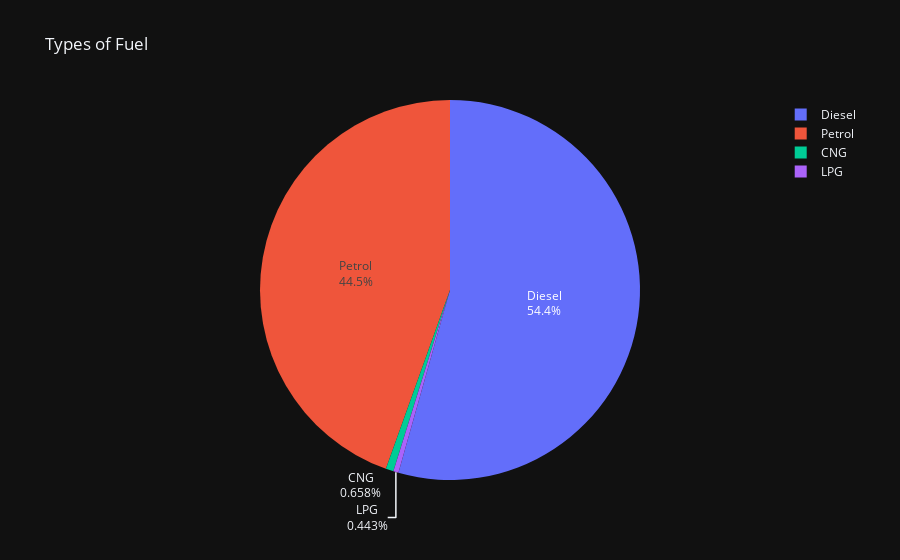

Notebook source saved alongside this figure:
### Markdown cell above
## Does the type of fuel affect on the Selling Price?

### Code cell
type_of_fuel = df['fuel'].value_counts()
px.pie(title='Types of Fuel',
       values = type_of_fuel.values,
       names = type_of_fuel.index,
       template = 'plotly_dark'
       ).update_traces(textinfo='label+percent')

### Figure 1 — Plotly figure (JSON) as saved in the notebook; plotly's stock layout.template omitted (floating-point values rounded to 4 significant figures)
{"data": [{"domain": {"x": [0, 1], "y": [0, 1]}, "hovertemplate": "label=%{label}<br>value=%{value}<extra></extra>", "labels": ["Diesel", "Petrol", "CNG", "LPG"], "legendgroup": "", "name": "", "showlegend": true, "textinfo": "label+percent", "type": "pie", "values": [4299, 3520, 52, 35]}], "layout": {"legend": {"tracegroupgap": 0}, "title": {"text": "Types of Fuel"}}}
